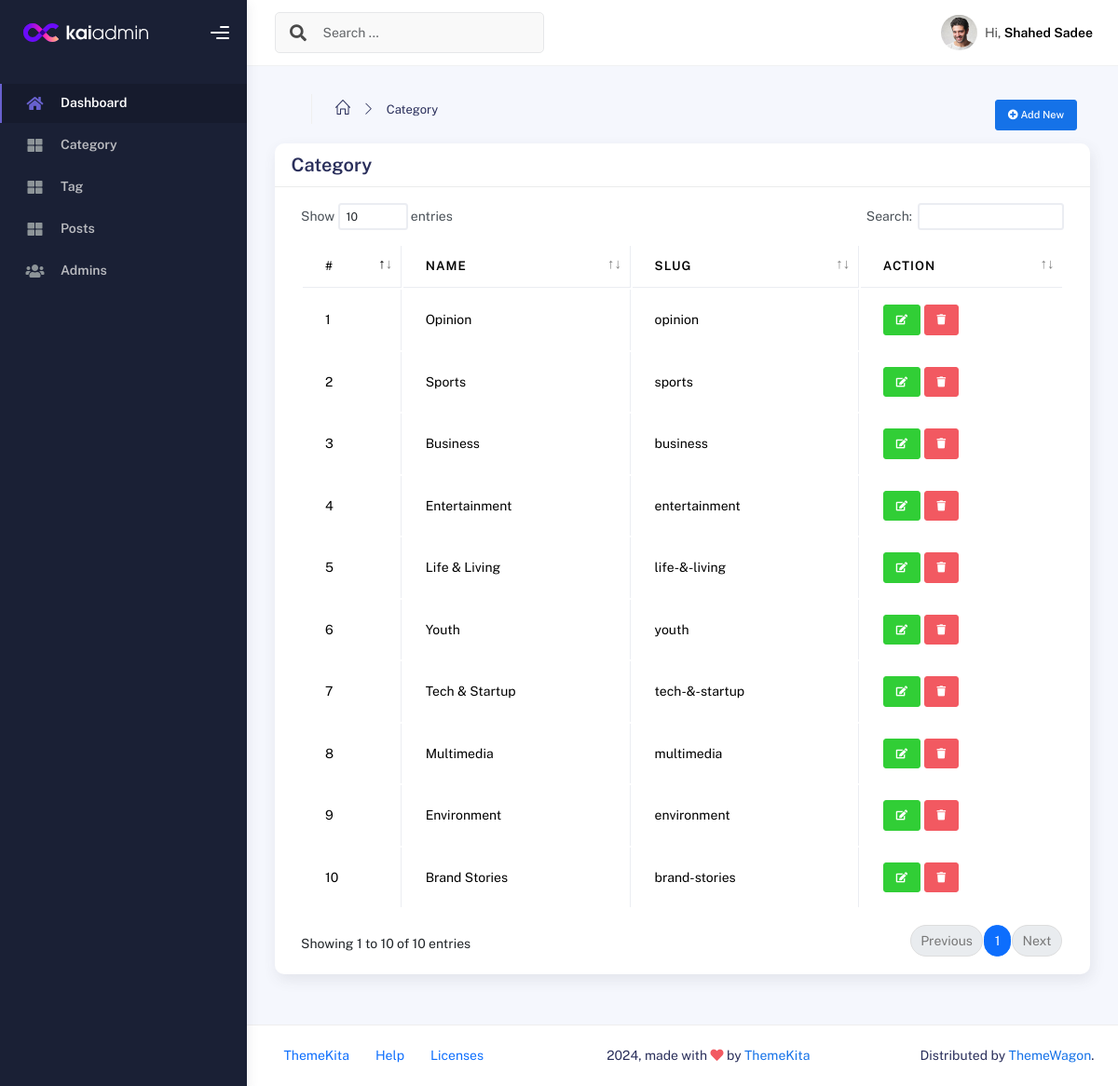
The app's page /admin/category.php (signed in) with its own data.
### tables this page shows
CREATE TABLE `category` (
  `id` int NOT NULL,
  `name` varchar(255) NOT NULL,
  `slug` varchar(255) NOT NULL
);

### admin/category.php (the view, shortened to what this page needs)
<?php
include "layout/head.php";
?>
<body>
    <div class="wrapper">
        <?php
        include "layout/sidebar.php";
        ?>
        <div class="main-panel">
            <div class="main-header">
                <?php
                include "layout/header.php";
                ?>
            </div>
            <div class="container">
                <div class="page-inner">
                    <div class="p-3">
                        <div class="row">
                            <div class="col-md-6">
                                <ul class="breadcrumbs mb-3">
                                    <li class="nav-home">
                                        <a href="dashboard.php">
                                            <i class="icon-home"></i>
                                        </a>
                                    </li>
                                    <li class="separator">
                                        <i class="icon-arrow-right"></i>
                                    </li>
                                    <li class="nav-item">
                                        <a href="category.php">Category</a>
                                    </li>
                                </ul>
                            </div>
                            <div class="col-md-6 text-end">
                                <a href="categoryCreate.php" class="btn btn-primary btn-sm"><i class="fa fa-plus-circle"></i> Add New</a>
                            </div>
                        </div>
                    </div>
                    <div class="row">
                        <div class="col-md-12">
                            <div class="card">
                                <div class="card-header py-2">
                                    <h4 class="card-title">Category </h4>
                                </div>
                                <div class="card-body">
                                    <div class="table-responsive">
                                        <table class="table table-bordered" id="datatable">
                                            <thead>
                                                <tr>
                                                    <th scope="col">#</th>
                                                    <th scope="col">Name</th>
                                                    <th scope="col">Slug</th>
                                                    <th scope="col">Action</th>
                                                </tr>
                                            </thead>
                                            <tbody>
                                                <?php
                                                $sql = "SELECT * FROM category";
                                                $stmt = $pdo->prepare($sql);
                                                $stmt->execute();
                                                $categories = $stmt->fetchAll(PDO::FETCH_OBJ);
                                                foreach ($categories as $key => $category) {
                                                ?>
                                                    <tr>
                                                        <td><?php echo $key + 1 ?></td>
                                                        <td><?php echo $category->name ?></td>
                                                        <td><?php echo $category->slug ?></td>
                                                        <td>
                                                            <a href="categoryEdit.php?id=<?php echo $category->id; ?>" class="btn btn-success btn-sm"><i class="fa fa-edit"></i></a>
                                                            <?php
                                                            if ($_SESSION['role'] == 'admin') { ?>
                                                                <a onclick="return confirm('Are you sure to delete?')" href="categoryDelete.php?id=<?php echo $category->id; ?>" class="btn btn-danger btn-sm"><i class="fa fa-trash"></i></a>
                                                            <?php      }
                                                            ?>
                                                        </td>
                                                    </tr>
                                                <?php
                                                }
                                                ?>
                                            </tbody>
                                        </table>
                                    </div>
                                </div>
                            </div>
                        </div>
                    </div>
                </div>
            </div>
            <?php
            include "layout/footer.php";
            ?>
        </div>
    </div>
</body>
</html>

### records on screen
category: name "Opinion", slug "opinion"
category: name "Sports", slug "sports"
category: name "Business", slug "business"
category: name "Entertainment", slug "entertainment"
category: name "Life & Living", slug "life-&-living"
category: name "Youth", slug "youth"
category: name "Tech & Startup", slug "tech-&-startup"
category: name "Multimedia", slug "multimedia"
category: name "Environment", slug "environment"
category: name "Brand Stories", slug "brand-stories"

### other values on screen
$_SESSION['name'] "Shahed Sadee"
